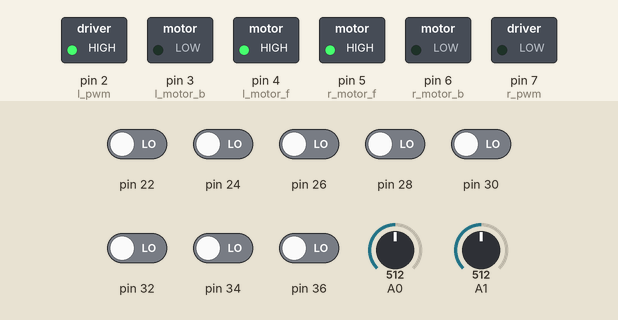
This sketch was run on a simulated Arduino Mega 2560, built with avr-gcc and run on an emulated ATmega2560. Shown: switched loads named in the sketch (green lamp = pin HIGH). Inputs (shaded band) come from the test bench; at power-on: pin 22, pin 24, pin 26, pin 28, pin 30, pin 32, pin 34, pin 36 LOW, A0 = 512, A1 = 512.

Above: at 1.2 s.
1.3 s: A0 set to 331
2.8 s: A0 set to 311
At 3.1 s:
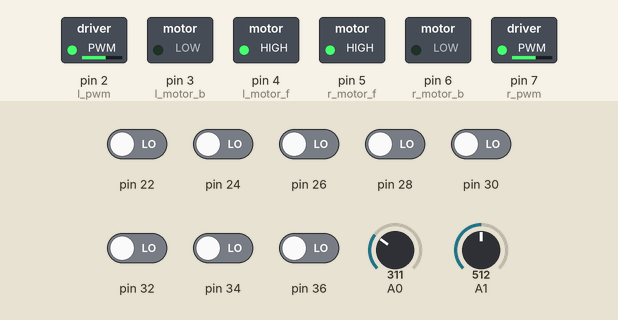
4.3 s: A0 set to 911
5.8 s: A0 set to 933
At 5.95 s:
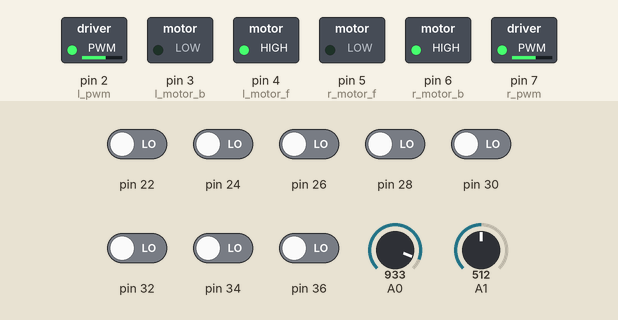
7.6 s: A0 set to 306
At 8.1 s:
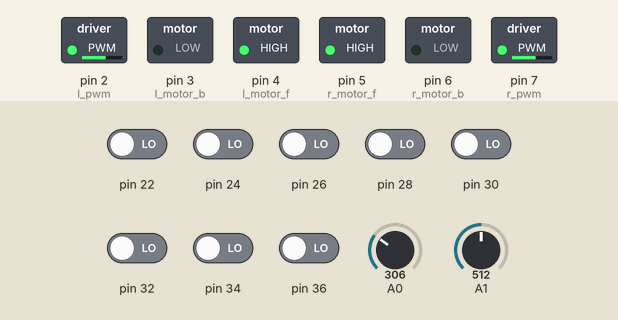
9.1 s: A0 set to 1010
At 10.7 s:
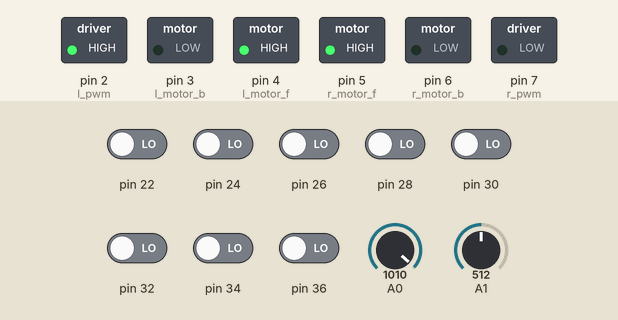
Timing chart, 0 to 11.9 s (numbered marks = the images above; inputs shaded):
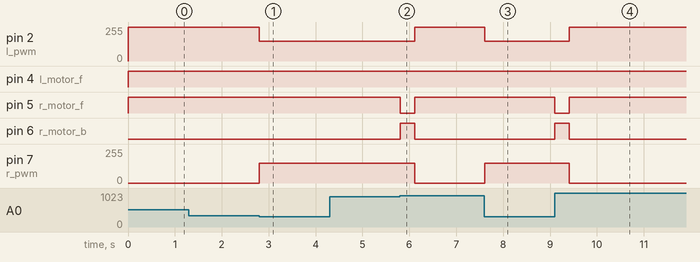

Measured:
- the behaviour switches between 323 and 322 on A0 (found by bisection; images 0 and 1)
- the behaviour switches between 922 and 923 on A0 (found by bisection; images 1 and 2)
- after the input at 1.3 s, every drawn part: stays the same
- after the input at 2.8 s, pin 2 (l_pwm): 255/255 → 150/255 at once; pin 7 (r_pwm): 0/255 → 150/255 at once
- after the input at 4.3 s, every drawn part: stays the same
- after the input at 5.8 s, pin 2 (l_pwm): 150/255 → 255/255 after 0.31 s; pin 5 (r_motor_f): HIGH → LOW at once, → HIGH 0.31 s later; pin 6 (r_motor_b): LOW → HIGH at once, → LOW 0.31 s later; pin 7 (r_pwm): 150/255 → 0/255 after 0.31 s
- after the input at 7.6 s, pin 2 (l_pwm): 255/255 → 150/255 at once; pin 7 (r_pwm): 0/255 → 150/255 at once
- after the input at 9.1 s, pin 2 (l_pwm): 150/255 → 255/255 after 0.31 s; pin 5 (r_motor_f): HIGH → LOW at once, → HIGH 0.31 s later; pin 6 (r_motor_b): LOW → HIGH at once, → LOW 0.31 s later; pin 7 (r_pwm): 150/255 → 0/255 after 0.31 s

The sketch:

final_with_150.ino
```cpp
#include <QTRSensors.h>

//for readline
/*qtrc*/
#define num_sensors 8
#define TIMEOUT 1500
#define EMITTER_PIN 38
int min_rc[8] = {186, 101, 115, 173, 130, 87, 115, 200};
int max_rc[8] = {1400, 903, 986, 1330, 1054, 820, 985, 1782};
QTRSensorsRC qtrrc((unsigned char[]) {
  36, 34, 32, 30, 28, 26, 24, 22
}, // 0 no sensor= right
num_sensors, TIMEOUT, EMITTER_PIN);
unsigned int sensor_values[num_sensors];

int pre_value = 3500;
#define readline_high  1300
boolean black_line;
unsigned int position;


//follow line
/*Motor*/
#define l_motor_f 4
#define l_motor_b 3
#define r_motor_f 5
#define r_motor_b 6
#define l_pwm 2
#define r_pwm 7

/* pd control*/
#define kp  .3
#define kd  4
#define max_speed 255
#define turn_speed 150
#define base_position 3500
int last_error = 0;


//for turn
int a_right_high;
int a_right_low;
int a_left_high;
int a_left_low;
int high;
#define low 500
#define del 300 //turn delay
#define slow_speed 200 // after finding turn it will go ahead with slow speed


//for analog read
int right_sensor;
int left_sensor;


//for white line analog sensor calibaration
#define white_left_high 700
#define white_left_low 100
#define white_right_high 700
#define white_right_low 100
#define white_qtr_high 1900

//for black line analog sensor calibration
#define black_left_high 800
#define black_left_low 100
#define black_right_high 800
#define black_right_low 100
#define black_qtr_high 1200

void setup()
{
  pinMode(l_motor_f, OUTPUT);
  pinMode(l_motor_b, OUTPUT);
  pinMode(r_motor_b, OUTPUT);
  pinMode(r_motor_f, OUTPUT);
  pinMode(l_pwm, OUTPUT);
  pinMode(r_pwm, OUTPUT);

  // for initializing blackline
  if (analogRead(A0) > 500 && analogRead(A1) > 500)
  {
    black_line = false;
    a_left_high = white_left_high;
    a_left_low = white_left_low;
    a_right_high = white_right_high;
    a_right_low = white_right_low;
    high = white_qtr_high;
  }
  else
  {
    black_line = true;
    a_left_high = black_left_high;
    a_left_low = black_left_low;
    a_right_high = black_right_high;
    a_right_low = black_right_low;
    high = black_qtr_high;
  }
}

void loop()
{
start:
  analogread();
  position = readline();

  if (right_sensor > a_right_high && (sensor_values[3] > high || sensor_values[4] > high))
  {
    digitalWrite(l_motor_f, HIGH);
    digitalWrite(l_motor_b, LOW);
    digitalWrite(r_motor_f, HIGH);
    digitalWrite(r_motor_b, LOW);
    analogWrite(l_pwm, turn_speed);
    analogWrite(r_pwm, turn_speed);
    do {
      analogread();
      if (left_sensor > a_left_high && position > 2000 && position < 5000)
      {
tsection:
        unsigned long tm = millis();
        unsigned long tm1;
        do {
          analogread();
          tm1 = millis();
          if ((tm1 - tm) > 500)
          {
            black_line = !(black_line);
            if (black_line)
            {
              a_left_high = black_left_high;
              a_left_low = black_left_low;
              a_right_high = black_right_high;
              a_right_low = black_right_low;
              high = black_qtr_high;
            }
            else
            {
              a_left_high = white_left_high;
              a_left_low = white_left_low;
              a_right_high = white_right_high;
              a_right_low = white_right_low;
              high = white_qtr_high;
            }
            analogWrite(l_pwm, max_speed);
            analogWrite(r_pwm, max_speed);
            delay(100);
            goto start;
          }
        } while (left_sensor > a_left_low && right_sensor > a_right_low);
      }
    } while (right_sensor > a_right_low);
    do {
      position = readline();
      if (sensor_values[0] > high && sensor_values[1] > high && sensor_values[2] > high)
      {
        right_turn(300);
        break;
      }
    } while (sensor_values[3] > low || sensor_values[4] > low);
    right_turn(0);
  }

  else if (left_sensor > a_left_high && (sensor_values[3] > high || sensor_values[4] > high))
  {
    digitalWrite(l_motor_f, HIGH);
    digitalWrite(l_motor_b, LOW);
    digitalWrite(r_motor_f, HIGH);
    digitalWrite(r_motor_b, LOW);
    analogWrite(l_pwm, turn_speed);
    analogWrite(r_pwm, turn_speed);
    do {
      analogread();
      if (right_sensor > a_right_high && position > 2000 && position < 5000)
        goto tsection;
    } while (left_sensor > a_left_low);
    do {
      position = readline();
      if (sensor_values[7] > high && sensor_values[6] > high && sensor_values[5] > high)
      {
        left_turn(300);
        break;
      }
    } while (sensor_values[3] > low || sensor_values[4] > low);
    left_turn(0);
  }

  else if ( sensor_values[2] < low && sensor_values[3] < low && sensor_values[4] < low && sensor_values[5] < low && position > 2000 && position < 5000)
  {
    do{
    digitalWrite(l_motor_f, HIGH);
    digitalWrite(l_motor_b, LOW);
    digitalWrite(r_motor_f, HIGH);
    digitalWrite(r_motor_b, LOW);
    analogWrite(l_pwm, max_speed);
    analogWrite(r_pwm, max_speed);
    position= readline();
    }while(sensor_values[2] < high && sensor_values[3] < high && sensor_values[4] < high && sensor_values[5] < high);
  }

    follow_line();
}

void follow_line()
{
  digitalWrite(l_motor_f, HIGH);
  digitalWrite(l_motor_b, LOW);
  digitalWrite(r_motor_f, HIGH);
  digitalWrite(r_motor_b, LOW);
  int error = position - base_position;
  int speed_var = kp * error + kd * (error - last_error);
  last_error = error;
  if (speed_var > 0) // left turn
  {
    analogWrite(l_pwm, max(0, (max_speed - speed_var))); // for avoiding negative
    analogWrite(r_pwm, max_speed);
  }
  else // right turn
  {
    analogWrite(r_pwm, max(0, (max_speed + speed_var)));
    analogWrite(l_pwm, max_speed);
  }
}

void right_turn(int turn_delay)
{
  digitalWrite(r_motor_b, HIGH);
  digitalWrite(r_motor_f, LOW);
  digitalWrite(l_motor_b, LOW);
  digitalWrite(l_motor_f, HIGH);
  analogWrite(l_pwm, turn_speed);
  analogWrite(r_pwm, turn_speed);
  delay(turn_delay);
  do {
    position = readline();
  } while (sensor_values[3] < high && sensor_values[4] < high);
}

void left_turn(int turn_delay)
{
  digitalWrite(l_motor_b, HIGH);
  digitalWrite(l_motor_f, LOW);
  digitalWrite(r_motor_b, LOW);
  digitalWrite(r_motor_f, HIGH);
  analogWrite(l_pwm, turn_speed);
  analogWrite(r_pwm, turn_speed);
  delay(turn_delay);
  do {
    position = readline();
  } while (sensor_values[3] < high && sensor_values[2] < high);
}

unsigned int readline()
{
  unsigned int pos = 0;
  int sum = 0;
  boolean a = false; //for sensing line
  qtrrc.read(sensor_values);
  for ( int i = 0; i < num_sensors; i++)
  {
    sensor_values[i] = constrain(sensor_values[i], min_rc[i], max_rc[i]);
    if (black_line)
    {
      sensor_values[i] = map(sensor_values[i], min_rc[i], max_rc[i], 0, 2500);
    }
    else
    {
      sensor_values[i] = map(sensor_values[i], min_rc[i], max_rc[i], 2500, 0);
    }
    if (sensor_values[i] > readline_high)
      a = true; //found line
    pos += (i * 1000 * sensor_values[i]);
    sum += sensor_values[i];
  }
  if (a)
  {
    pos = pos / sum;
    pre_value = pos;
  }

  else
  {
    if (pre_value > 6000)
      pos = (num_sensors - 1) * 1000;
    else if (pre_value < 1000)
      pos = 0;
    else
      pos = pre_value;
  }
  return pos;
}

void analogread()
{
  right_sensor = analogRead(A0); //right
  left_sensor = analogRead(A1);
  if (!black_line)
  {
    right_sensor = map(right_sensor, 0, 1023, 1023, 0);
    left_sensor = map(left_sensor, 0, 1023, 1023, 0);
  }
}
```
